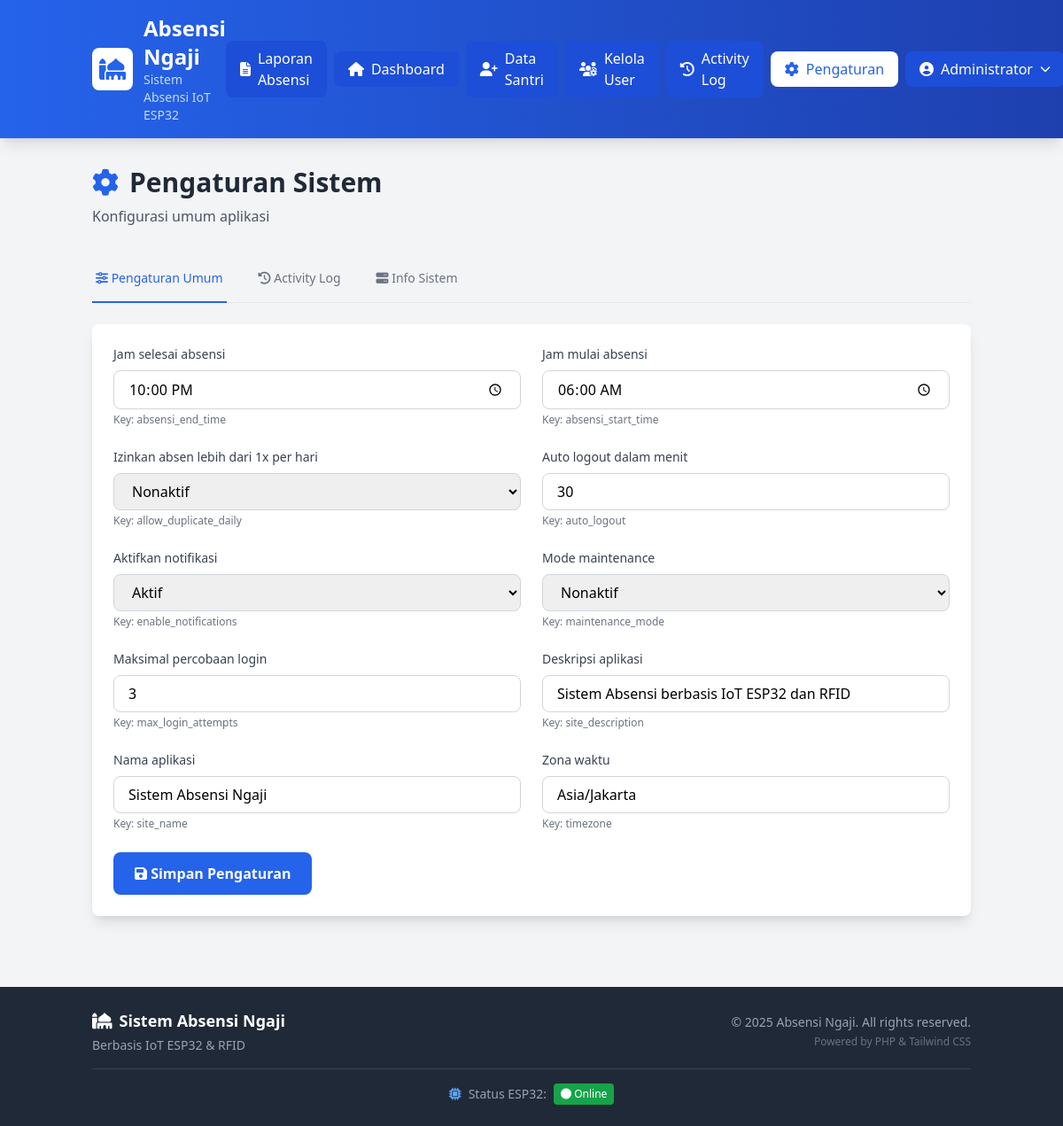
The page /public/settings.php (signed in) on the database its author committed.
### tables this page shows
CREATE TABLE IF NOT EXISTS settings (
    id INT AUTO_INCREMENT PRIMARY KEY,
    setting_key VARCHAR(100) UNIQUE NOT NULL,
    setting_value TEXT,
    setting_type VARCHAR(50) DEFAULT 'text',
    description TEXT,
    updated_at TIMESTAMP DEFAULT CURRENT_TIMESTAMP ON UPDATE CURRENT_TIMESTAMP
);

### public/settings.php (the view, shortened to what this page needs)
<?php
include '../config/database.php';
$querySettings = "SELECT * FROM settings ORDER BY setting_key ASC";
$resultSettings = $conn->query($querySettings);
include '../includes/header.php';
?>
<div class="mb-8 fade-in">
    <h2 class="text-3xl font-bold text-gray-800 flex items-center space-x-3">
        <i class="fas fa-cog text-blue-600"></i>
        <span>Pengaturan Sistem</span>
    </h2>
    <p class="text-gray-600 mt-2">Konfigurasi umum aplikasi</p>
</div>
<div class="mb-6">
    <div class="border-b border-gray-200">
        <nav class="-mb-px flex space-x-8">
            <button onclick="showTab('settings')" id="tab-settings" class="tab-button active border-b-2 border-blue-600 py-4 px-1 text-sm font-medium text-blue-600">
                <i class="fas fa-sliders-h"></i> Pengaturan Umum
            </button>
            <button onclick="showTab('logs')" id="tab-logs" class="tab-button border-b-2 border-transparent py-4 px-1 text-sm font-medium text-gray-500 hover:text-gray-700 hover:border-gray-300">
                <i class="fas fa-history"></i> Activity Log
            </button>
            <button onclick="showTab('system')" id="tab-system" class="tab-button border-b-2 border-transparent py-4 px-1 text-sm font-medium text-gray-500 hover:text-gray-700 hover:border-gray-300">
                <i class="fas fa-server"></i> Info Sistem
            </button>
        </nav>
    </div>
</div>
<div id="content-settings" class="tab-content">
    <div class="bg-white rounded-lg shadow-lg p-6">
        <form method="POST" action="settings.php">
            <div class="grid grid-cols-1 md:grid-cols-2 gap-6">
                <?php while ($setting = $resultSettings->fetch_assoc()): ?>
                    <div>
                        <label class="block text-sm font-medium text-gray-700 mb-2">
                            <?php echo htmlspecialchars($setting['description']); ?>
                        </label>
                        <?php if ($setting['setting_type'] == 'boolean'): ?>
                            <select name="setting_<?php echo $setting['setting_key']; ?>"
                                    class="w-full px-4 py-2 border border-gray-300 rounded-lg focus:ring-2 focus:ring-blue-500">
                                <option value="1" <?php echo ($setting['setting_value'] == '1') ? 'selected' : ''; ?>>Aktif</option>
                                <option value="0" <?php echo ($setting['setting_value'] == '0') ? 'selected' : ''; ?>>Nonaktif</option>
                            </select>
                        <?php elseif ($setting['setting_type'] == 'number'): ?>
                            <input type="number"
                                   name="setting_<?php echo $setting['setting_key']; ?>"
                                   value="<?php echo htmlspecialchars($setting['setting_value']); ?>"
                                   class="w-full px-4 py-2 border border-gray-300 rounded-lg focus:ring-2 focus:ring-blue-500">
                        <?php elseif ($setting['setting_type'] == 'time'): ?>
                            <input type="time"
                                   name="setting_<?php echo $setting['setting_key']; ?>"
                                   value="<?php echo htmlspecialchars($setting['setting_value']); ?>"
                                   class="w-full px-4 py-2 border border-gray-300 rounded-lg focus:ring-2 focus:ring-blue-500">
                        <?php else: ?>
                            <input type="text"
                                   name="setting_<?php echo $setting['setting_key']; ?>"
                                   value="<?php echo htmlspecialchars($setting['setting_value']); ?>"
                                   class="w-full px-4 py-2 border border-gray-300 rounded-lg focus:ring-2 focus:ring-blue-500">
                        <?php endif; ?>
                        <p class="text-xs text-gray-500 mt-1">Key: <?php echo $setting['setting_key']; ?></p>
                    </div>
                <?php endwhile; ?>
            </div>
            <div class="mt-6">
                <button type="submit" class="bg-blue-600 hover:bg-blue-700 text-white px-6 py-3 rounded-lg font-semibold transition duration-300">
                    <i class="fas fa-save"></i> Simpan Pengaturan
                </button>
            </div>
        </form>
    </div>
</div>
<?php
include '../includes/footer.php';
?>

### public/css/custom.css (style rules this page uses)
body { font-family: 'Segoe UI', Tahoma, Geneva, Verdana, sans-serif; background-color: #f3f4f6; }
.fade-in { animation: fadeIn 0.5s ease-in-out; }

### includes/header.php (style rules this page uses)
body { font-family: 'Segoe UI', Tahoma, Geneva, Verdana, sans-serif; }
.fade-in { animation: fadeIn 0.5s ease-in-out; }

### rows shown on the page
settings: description "Jam selesai absensi", setting_value "22:00", setting_key "absensi_end_time"
settings: description "Jam mulai absensi", setting_value "06:00", setting_key "absensi_start_time"
settings: description "Izinkan absen lebih dari 1x per hari", setting_value+setting_key "Nonaktif", setting_key "allow_duplicate_daily"
settings: description "Auto logout dalam menit", setting_value "30", setting_key "auto_logout"
settings: description "Aktifkan notifikasi", setting_value+setting_key "Aktif", setting_key "enable_notifications"
settings: description "Mode maintenance", setting_value+setting_key "Nonaktif", setting_key "maintenance_mode"
settings: description "Maksimal percobaan login", setting_value "3", setting_key "max_login_attempts"
settings: description "Deskripsi aplikasi", setting_value "Sistem Absensi berbasis IoT ESP32 dan RFID", setting_key "site_description"
settings: description "Nama aplikasi", setting_value "Sistem Absensi Ngaji", setting_key "site_name"
settings: description "Zona waktu", setting_value "Asia/Jakarta", setting_key "timezone"

### other values the page prints
$_SESSION['nama_lengkap'] "Administrator"
